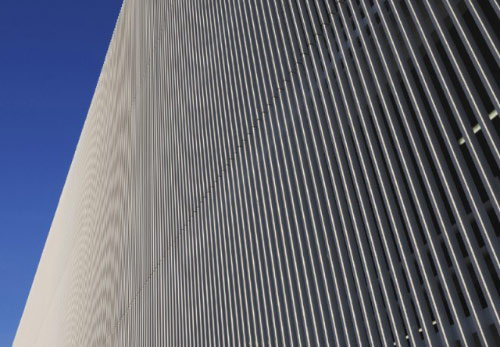
#> input picture Practica7/Aliasing.jpg, 500 x 347 px
$ jupyter execute Tarea.ipynb
#> lines starting #> are read from the running program, lines starting #| are printed output that depends on the picture
#> further down, img is the input picture: shape (347, 500, 3); mean B, G, R 112.7, 101.9, 99.2
PRACTICA DE ALIASING Y MOIRE

[cell 1]
import cv2
import numpy as np
import matplotlib.pyplot as plt

def anti_aliasing_avanzado(img):

    blur = cv2.GaussianBlur(img, (9,9), 2.5)
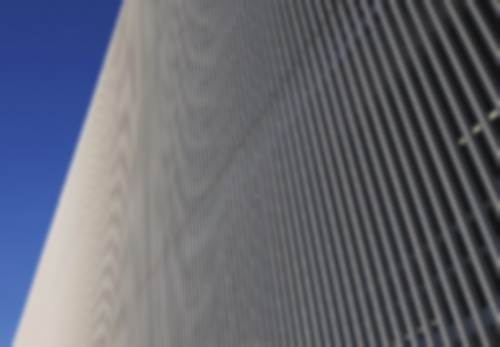
#> blur: shape (347, 500, 3); mean B, G, R 112.7, 101.9, 99.2

    bilateral = cv2.bilateralFilter(blur, 15, 120, 120)

    h, w = bilateral.shape[:2]
#> h = 347; w = 500

    down = cv2.resize(bilateral, (w//3, h//3), interpolation=cv2.INTER_AREA)
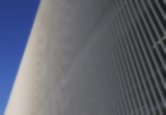
#> down: shape (115, 166, 3); mean B, G, R 112.6, 101.8, 99.1
    up = cv2.resize(down, (w, h), interpolation=cv2.INTER_CUBIC)

    return up

img = cv2.imread('Aliasing.jpg')

img_procesada = anti_aliasing_avanzado(img)

plt.figure(figsize=(12,6))

plt.subplot(1,2,1)
plt.imshow(cv2.cvtColor(img, cv2.COLOR_BGR2RGB))
plt.title("Original (Aliasing)")

plt.subplot(1,2,2)
plt.imshow(cv2.cvtColor(img_procesada, cv2.COLOR_BGR2RGB))
plt.title("Aliasing Reducido")

plt.show()
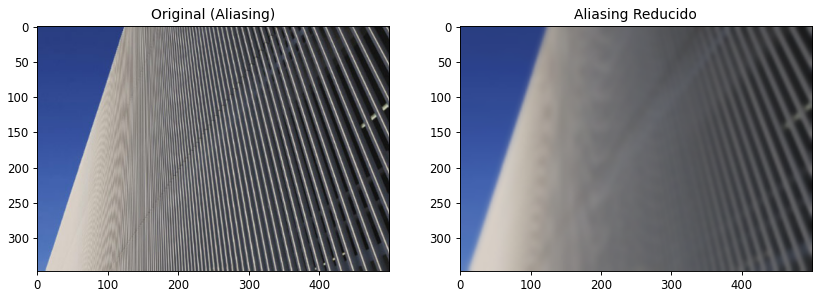
#> figure drawn by matplotlib, 2 panels
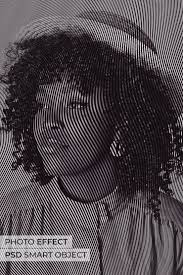
#> input picture Practica7/moire.jpg, 183 x 275 px
#> further down, img is the input picture: shape (275, 183, 3); mean B, G, R 77.8, 73.2, 80.5

[cell 2]
import cv2
import numpy as np
import matplotlib.pyplot as plt


def eliminar_moire(imagen):
    gaussian = cv2.GaussianBlur(imagen, (7,7), 2)
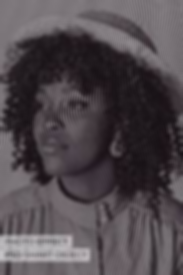
#> gaussian: shape (275, 183, 3); mean B, G, R 77.8, 73.2, 80.5
    median = cv2.medianBlur(gaussian, 5)
    return median


def aplicar_nitidez(imagen, nivel=1.5):
#> called with nivel = 50
    blur = cv2.GaussianBlur(imagen, (3,3), 0)
#> blur: shape (275, 183, 3)
    nitida = cv2.addWeighted(imagen, 1 + nivel, blur, -nivel, 0)
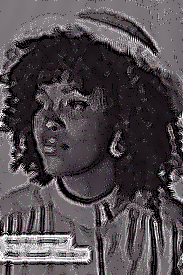
#> nitida: shape (275, 183, 3); mean B, G, R 78.6, 74.5, 81
    return nitida


img = cv2.imread('moire.jpg')

img_sin_moire = eliminar_moire(img)

nivel_nitidez = 50
img_nitida = aplicar_nitidez(img_sin_moire, nivel_nitidez)


plt.figure(figsize=(15,5))

plt.subplot(1,3,1)
plt.imshow(cv2.cvtColor(img, cv2.COLOR_BGR2RGB))
plt.title("Imagen Original")
plt.axis("off")

plt.subplot(1,3,2)
plt.imshow(cv2.cvtColor(img_sin_moire, cv2.COLOR_BGR2RGB))
plt.title("Moiré reducido (Suavizado)")
plt.axis("off")

plt.subplot(1,3,3)
plt.imshow(cv2.cvtColor(img_nitida, cv2.COLOR_BGR2RGB))
plt.title(f"Nitidez aplicada (Nivel={nivel_nitidez})")
plt.axis("off")

plt.show()
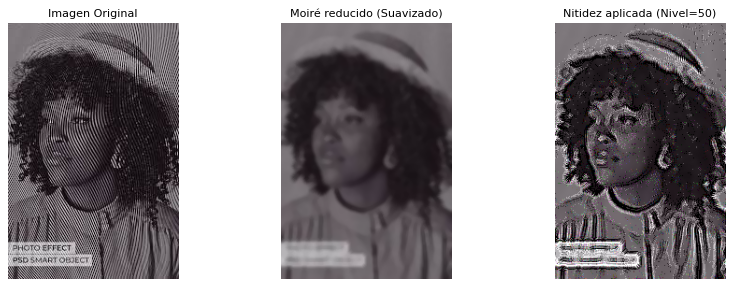
#> figure drawn by matplotlib, 3 panels
